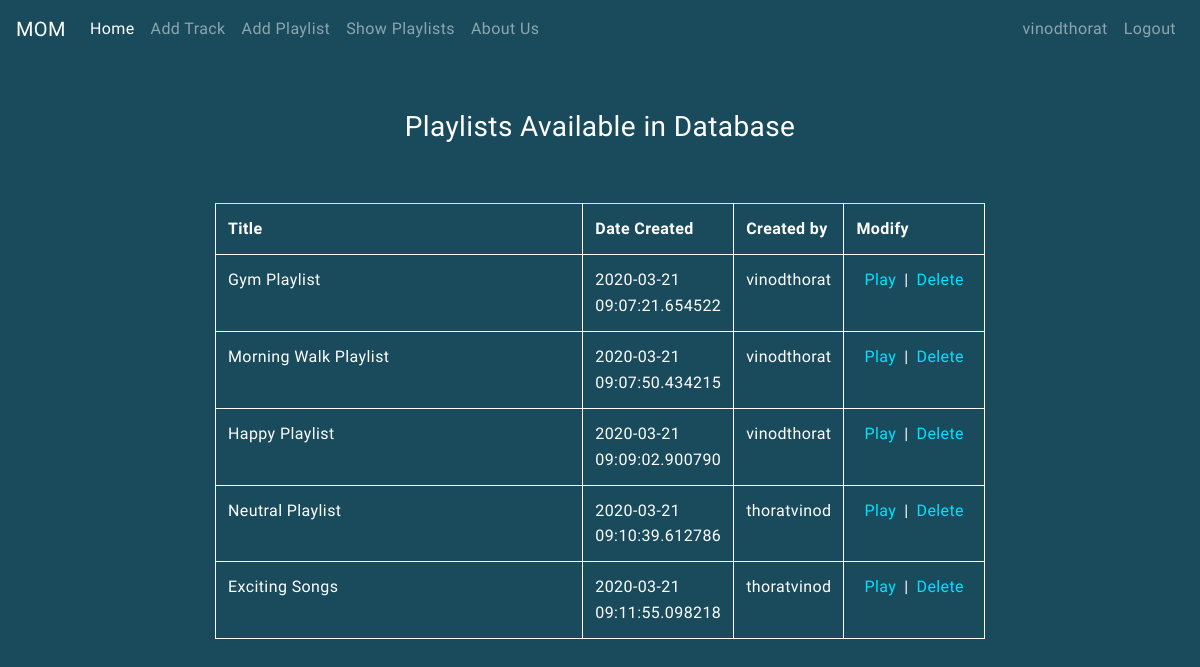
Page /show_playlists (signed in) on the committed database.
### app.py (models this page shows, shortened)
class User(UserMixin, db.Model):
    id = db.Column(db.Integer, primary_key=True)
    username = db.Column(db.String(15), unique=True)
    email = db.Column(db.String(50), unique=True)
    password = db.Column(db.String(80))

class Playlist(db.Model):
    playlist_id = db.Column(db.Integer, primary_key=True)
    playlist_title = db.Column(db.String(200), nullable=False)
    date_created = db.Column(db.DateTime, nullable=False, default=datetime.utcnow)
    created_by = db.Column(db.String(15), nullable=False)
    emotion = db.Column(db.String(10), default='404')

### app.py (the view)
@app.route('/show_playlists', methods=['POST','GET'])
def show_playlists():
    playlists = Playlist.query.all()
    return render_template('show_playlists.html', playlists=playlists)

### app.py (called while the page is built)
@login_manager.user_loader
def load_user(user_id):
    return User.query.get(int(user_id))

### templates/show_playlists.html (shortened to what this page needs)
{% extends 'base.html' %}
{% block body %}
<br><br>
<div class="container">
    <center><h3 class="font-weight-normal">Playlists Available in Database</h3></center>
    <br><br>
    <table class="table">
        <tr class="table">
            <th class="table" style="color:#ffffff;">Title</th>
            <th class="table" style="color:#ffffff;">Date Created</th>
            <th class="table" style="color:#ffffff;">Created by</th>
            <th class="table" style="color:#ffffff;">Modify</th>
        </tr>
        {% for playlist in playlists %}
        <tr>
            <td class="table" style="color:#ffffff;">{{playlist.playlist_title}}</td>
            <td class="table" style="color:#ffffff;">{{playlist.date_created}}</td>
            <td class="table" style="color:#ffffff;">{{playlist.created_by}}</td>
            <td class="table" style="color:#ffffff;"><a class="alink" href="/play_playlist/{{playlist.playlist_id}}">Play</a>|<a class="alink" href="/delete_playlist/{{playlist.playlist_id}}">Delete</a></td>
        </tr>
        {% endfor %}
    </table>
</div>
<br><br>
{% endblock %}

### templates/base.html (shortened to what this page needs)
<!DOCTYPE html>
<html lang="en">
<head>
    <link rel="stylesheet" href="https://stackpath.bootstrapcdn.com/bootstrap/4.4.1/css/bootstrap.min.css">
    <link rel="stylesheet" type="text/css" href="https://cdn.plyr.io/3.5.6/plyr.css">
    <link href="https://stackpath.bootstrapcdn.com/font-awesome/4.7.0/css/font-awesome.min.css" rel="stylesheet">
    <link rel="stylesheet" type="text/css" href="{{ url_for('static',filename='css/main.css')}}">
</head>
<body>
    <nav id="myNavBar" class="navbar navbar-expand-lg navbar-dark bg-dark">
        <a class="navbar-brand" href="#">MOM</a>
        <div class="collapse navbar-collapse" id="navbarSupportedContent">
          <ul class="navbar-nav mr-auto">
            <li class="nav-item active">
              <a class="nav-link" href="/">Home <span class="sr-only">(current)</span></a>
            </li>
            <li class="nav-item">
              <a class="nav-link" href="{{ url_for('add_track') }}">Add Track</a>
            </li>
            <li class="nav-item">
              <a class="nav-link" href="/add_playlist">Add Playlist</a>
            </li>
            <li class="nav-item">
              <a class="nav-link" href="/show_playlists">Show Playlists</a>
            </li>
            <li class="nav-item">
              <a class="nav-link" href="/aboupla">About Us</a>
            </li>
          </ul>
          <ul class="navbar-nav my-2 my-lg-0">
                {% if current_user.username is undefined %}
                <li class="nav-item"><a class="nav-link" href="/login">Login</a></li>
                <li class="nav-item"><a class="nav-link" href="/register">Register</a></li>
                {% else %}
                <li class="nav-item"><a class="nav-link" href="/profile">{{current_user.username}}</a></li>
                <li class="nav-item"><a class="nav-link" href="/logout">Logout</a></li>
                {% endif %}
          </ul>
        </div>
      </nav>
    {% block body %}{% endblock %}
</body>
</html>

### static/css/main.css (style rules this page uses)
.bg-dark { background-color:#194b5d!important }
html,body { -webkit-font-smoothing:antialiased; -webkit-text-size-adjust:100%; background-color:#194b5d; color:#fff; font-size:1rem; font-family:"Oxygen", HelveticaNeue, "Helvetica Neue", Helvetica, Arial, sans-serif; font-weight:400; letter-spacing:.025rem; line-height:1.618; }
*,::before,::after { box-sizing:border-box; }
* { -webkit-tap-highlight-color:rgba(0,0,0,0); -webkit-tap-highlight-color:transparent; }
.container { position:relative; margin:0 auto; max-width:800px; width:100%; }

### templates/show_playlists.html (style rules this page uses)
.table { border: 1px solid #ffffff; }
.alink { color: #00e2ff; margin: 0.5rem; }

### rows in the picture
User: username "vinodthorat"
Playlist: playlist_title "Gym Playlist", date_created "2020-03-21 09:07:21.654522", created_by "vinodthorat"
Playlist: playlist_title "Morning Walk Playlist", date_created "2020-03-21 09:07:50.434215", created_by "vinodthorat"
Playlist: playlist_title "Happy Playlist", date_created "2020-03-21 09:09:02.900790", created_by "vinodthorat"
Playlist: playlist_title "Neutral Playlist", date_created "2020-03-21 09:10:39.612786", created_by "thoratvinod"
Playlist: playlist_title "Exciting Songs", date_created "2020-03-21 09:11:55.098218", created_by "thoratvinod"
